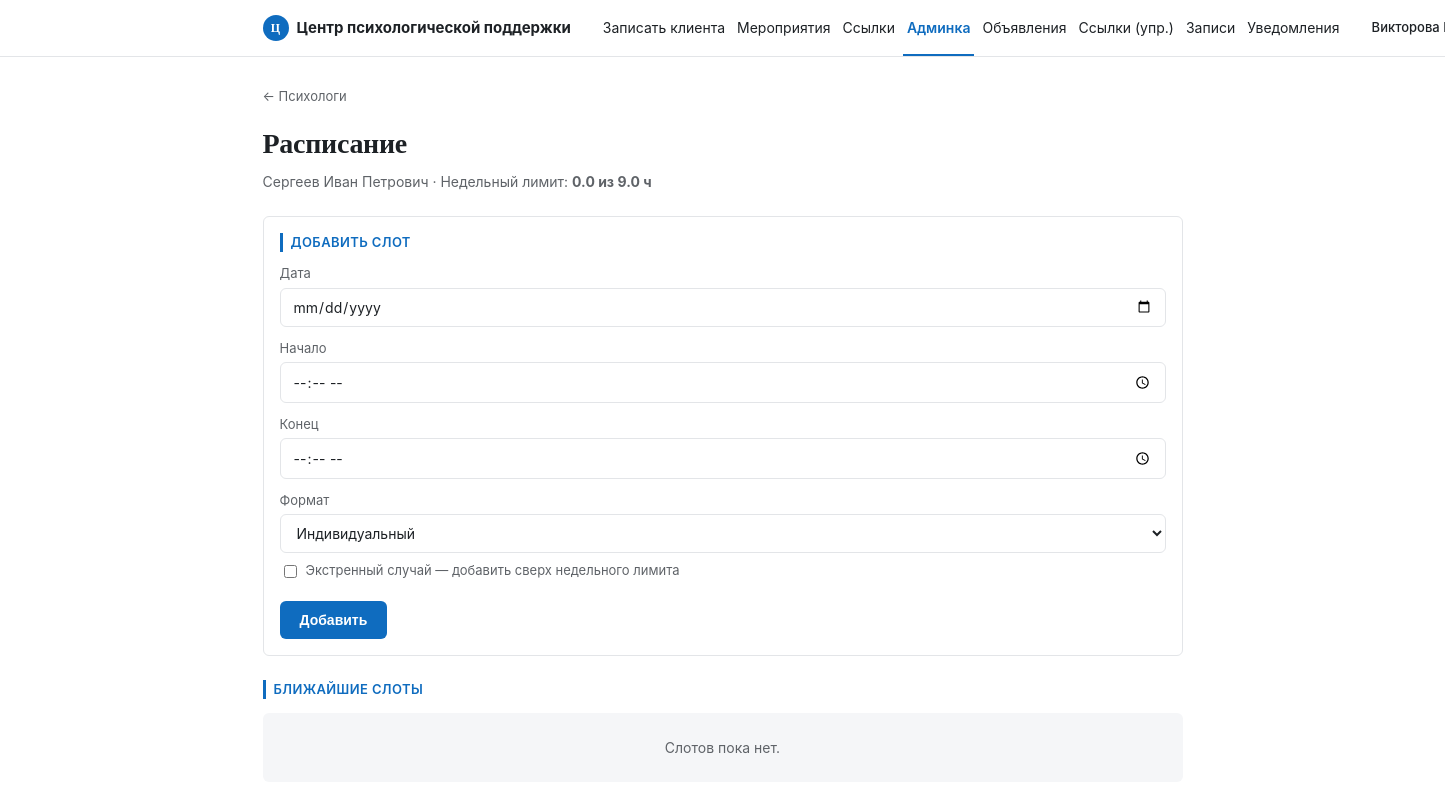
The app's page /admin/schedule?psychologist_id=2 (signed in) with its own data.
### tables this page shows
CREATE TABLE psychologist_profiles (
    id              INT UNSIGNED AUTO_INCREMENT PRIMARY KEY,
    user_id         INT UNSIGNED NOT NULL UNIQUE,
    photo_path      VARCHAR(255) NULL,
    bio             TEXT NULL,
    max_hours_per_week SMALLINT UNSIGNED NOT NULL DEFAULT 9,
    FOREIGN KEY (user_id) REFERENCES users(id) ON DELETE CASCADE
);

CREATE TABLE users (
    id              INT UNSIGNED AUTO_INCREMENT PRIMARY KEY,
    role            ENUM('client', 'psychologist', 'admin') NOT NULL DEFAULT 'client',
    last_name       VARCHAR(100) NOT NULL,
    first_name      VARCHAR(100) NOT NULL,
    patronymic      VARCHAR(100) NULL,
    group_or_dept   VARCHAR(100) NULL COMMENT 'группа студента / кафедра ППС / отдел сотрудника',
    phone           VARCHAR(20)  NULL,
    email           VARCHAR(150) NULL UNIQUE,
    contact_link    VARCHAR(255) NULL COMMENT 'ссылка для связи (ВК, телеграм и т.п.)',
    password_hash   VARCHAR(255) NULL COMMENT 'NULL пока нет своей авторизации / если вход через SSO портала',
    telegram_chat_id VARCHAR(64) NULL COMMENT 'привязывается через бота (/link команда), NULL пока не привязан',
    created_at      DATETIME NOT NULL DEFAULT CURRENT_TIMESTAMP
);

### src/Controllers/AdminController.php (called while the page is built, shortened)
<?php
class AdminController
{
    public function schedule(): void
    {
        $psychologistId = (int)($_GET['psychologist_id'] ?? 0);
        $stmt = Database::connection()->prepare(
            "SELECT p.id, u.first_name, u.last_name, u.patronymic
             FROM psychologist_profiles p
             JOIN users u ON u.id = p.user_id
             WHERE p.id = ?"
        );
        $stmt->execute([$psychologistId]);
        $psychologist = $stmt->fetch();
        $stmt = Database::connection()->prepare(
            "SELECT id, slot_date, start_time, end_time, status, format, is_emergency_override
             FROM schedule_slots
             WHERE psychologist_id = ? AND slot_date >= CURDATE()
             ORDER BY slot_date, start_time"
        );
        $stmt->execute([$psychologistId]);
        $slots = $stmt->fetchAll();
        $maxHours = $this->maxHoursPerWeek($psychologistId);
        $currentWeekHours = $this->weeklyHours($psychologistId, date('Y-m-d'));
        require __DIR__ . '/../../templates/admin/psychologist_schedule.php';
    }
    private function weeklyHours(int $psychologistId, string $aroundDate): float
    {
        $stmt = Database::connection()->prepare(
            "SELECT COALESCE(SUM(TIME_TO_SEC(TIMEDIFF(end_time, start_time))), 0) / 3600 AS hours
             FROM schedule_slots
             WHERE psychologist_id = ?
               AND status IN ('free', 'booked')
               AND YEARWEEK(slot_date, 3) = YEARWEEK(?, 3)"
        );
        $stmt->execute([$psychologistId, $aroundDate]);
        return (float)$stmt->fetchColumn();
    }
    private function maxHoursPerWeek(int $psychologistId): float
    {
        $stmt = Database::connection()->prepare(
            "SELECT max_hours_per_week FROM psychologist_profiles WHERE id = ?"
        );
        $stmt->execute([$psychologistId]);
        $val = $stmt->fetchColumn();
        return $val !== false ? (float)$val : 9.0;
    }
}

### src/Core/Router.php (called while the page is built, shortened)
<?php
class Router
{
    private array $routes = [];
    public function get(string $path, array $handler): void
    {
        $this->routes['GET'][$path] = $handler;
    }
    public function post(string $path, array $handler): void
    {
        $this->routes['POST'][$path] = $handler;
    }
    public function dispatch(string $method, string $uri): void
    {
        $path = parse_url($uri, PHP_URL_PATH);
        $path = rtrim($path, '/') ?: '/';
        $handler = $this->routes[$method][$path] ?? null;
        [$controllerClass, $action] = $handler;
        $controller = new $controllerClass();
        $controller->$action();
    }
}

### public/index.php (called while the page is built, shortened)
<?php
spl_autoload_register(function (string $class) {
    $prefix = 'App\\';
    $relative = substr($class, strlen($prefix));
    $path = __DIR__ . '/../src/' . str_replace('\\', '/', $relative) . '.php';
});
$router = new Router();
$router->get('/', [HomeController::class, 'index']);
$router->get('/psychologist', [BookingController::class, 'show']);
$router->get('/api/psychologist/slots', [BookingController::class, 'slotsApi']);
$router->get('/book', [BookingController::class, 'bookForm']);
$router->post('/book', [BookingController::class, 'store']);
$router->post('/book-for-client', [BookingController::class, 'storeForClient']);
$router->get('/login', [AuthController::class, 'loginForm']);
$router->post('/login', [AuthController::class, 'login']);
$router->get('/logout', [AuthController::class, 'logout']);
$router->get('/cabinet', [ClientController::class, 'cabinet']);
$router->post('/cabinet/cancel', [ClientController::class, 'cancel']);
$router->post('/cabinet/reschedule', [ClientController::class, 'reschedule']);
$router->get('/dashboard', [PsychologistController::class, 'dashboard']);
$router->get('/dashboard/profile', [PsychologistController::class, 'profile']);
$router->post('/dashboard/profile', [PsychologistController::class, 'updateProfile']);
$router->get('/dashboard/schedule', [PsychologistController::class, 'schedule']);
$router->post('/dashboard/schedule', [PsychologistController::class, 'addSlot']);
$router->post('/dashboard/schedule/block', [PsychologistController::class, 'blockSlot']);
$router->get('/dashboard/clients', [PsychologistController::class, 'clients']);
$router->get('/dashboard/clients/show', [PsychologistController::class, 'clientDetail']);
$router->post('/dashboard/notes', [PsychologistController::class, 'addNote']);
$router->post('/dashboard/appointments/cancel', [PsychologistController::class, 'cancelAppointment']);
$router->post('/dashboard/message', [PsychologistController::class, 'messageClient']);
$router->get('/announcements', [AnnouncementController::class, 'index']);
$router->get('/dashboard/announcements', [AnnouncementController::class, 'manage']);
$router->post('/dashboard/announcements', [AnnouncementController::class, 'create']);
$router->post('/dashboard/announcements/delete', [AnnouncementController::class, 'delete']);
$router->get('/contacts', [ContactController::class, 'index']);
$router->get('/admin/contacts', [ContactController::class, 'manage']);
$router->post('/admin/contacts', [ContactController::class, 'create']);
$router->post('/admin/contacts/delete', [ContactController::class, 'delete']);
$router->get('/admin', [AdminController::class, 'index']);
$router->get('/admin/psychologists/new', [AdminController::class, 'newPsychologistForm']);
$router->post('/admin/psychologists', [AdminController::class, 'createPsychologist']);
$router->post('/admin/psychologists/delete', [AdminController::class, 'deletePsychologist']);
$router->get('/admin/schedule', [AdminController::class, 'schedule']);
$router->post('/admin/schedule', [AdminController::class, 'addSlot']);
$router->post('/admin/schedule/block', [AdminController::class, 'blockSlot']);
$router->get('/admin/appointments', [AdminController::class, 'appointments']);
$router->post('/admin/appointments/cancel', [AdminController::class, 'cancelAppointment']);
$router->get('/admin/appointments/move', [AdminController::class, 'moveAppointmentForm']);
$router->post('/admin/appointments/move', [AdminController::class, 'moveAppointment']);
$router->get('/admin/notifications', [AdminController::class, 'notifications']);
$router->dispatch($_SERVER['REQUEST_METHOD'], $_SERVER['REQUEST_URI']);

### src/Core/Database.php (called while the page is built, shortened)
<?php
class Database
{
    private static ?PDO $instance = null;
    public static function connection(): PDO
    {
        if (self::$instance === null) {
            $host = getenv('DB_HOST') ?: null;
            $port = getenv('DB_PORT') ?: null;
            $name = getenv('DB_NAME') ?: null;
            $user = getenv('DB_USER') ?: null;
            $password = getenv('DB_PASSWORD') ?: null;
            if (!$host) {
                $configFile = __DIR__ . '/../../config/config.php';
                if (file_exists($configFile)) {
                    $config = require $configFile;
                    $db = $config['db'];
                    $host = $db['host'] ?? '127.0.0.1';
                    $port = $db['port'] ?? '3306';
                    $name = $db['name'] ?? 'psycho_booking';
                    $user = $db['user'] ?? 'root';
                    $password = $db['password'] ?? '';
                } else {
                    $host = '127.0.0.1';
                    $port = '3306';
                    $name = 'psycho_booking';
                    $user = 'root';
                    $password = '';
                }
            }
            $dsn = sprintf(
                'mysql:host=%s;port=%s;dbname=%s;charset=utf8mb4',
                $host,
                $port,
                $name
            );
            try {
                self::$instance = new PDO($dsn, $user, $password, [
                    PDO::ATTR_ERRMODE => PDO::ERRMODE_EXCEPTION,
                    PDO::ATTR_DEFAULT_FETCH_MODE => PDO::FETCH_ASSOC,
                    PDO::ATTR_EMULATE_PREPARES => false,
                    PDO::MYSQL_ATTR_INIT_COMMAND => "SET NAMES utf8mb4 COLLATE utf8mb4_unicode_ci",
                ]);
            } catch (PDOException $e) {
                die('Ошибка подключения к БД: ' . $e->getMessage());
            }
        }
        self::$instance->exec("SET NAMES utf8mb4 COLLATE utf8mb4_unicode_ci");
self::$instance->exec("SET CHARACTER SET utf8mb4");
        return self::$instance;
    }
}

### config/config.php (called while the page is built)
<?php
return [
    'db' => [
        'host'     => '127.0.0.1',
        'port'     => '3306',
        'name'     => 'psycho_booking',
        'user'     => 'root',
        'password' => '',
    ],
];

### templates/admin/psychologist_schedule.php (the view, shortened to what this page needs)
<?php $pageTitle = 'Расписание психолога'; require __DIR__ . '/../partials/header.php'; ?>
<a href="/admin" class="back-link">← Психологи</a>
<h1>Расписание</h1>
<p class="subtitle">
    <?= htmlspecialchars($psychologist['last_name'] . ' ' . $psychologist['first_name'] . ' ' . ($psychologist['patronymic'] ?? '')) ?>
    · Недельный лимит: <strong><?= number_format($currentWeekHours, 1) ?> из <?= number_format($maxHours, 1) ?> ч</strong>
</p>
<div class="card">
    <p class="section-label">Добавить слот</p>
    <form method="post" action="/admin/schedule">
        <label for="slot_date">Дата</label>
        <input type="date" id="slot_date" name="slot_date" required>
        <label for="start_time">Начало</label>
        <input type="time" id="start_time" name="start_time" required>
        <label for="end_time">Конец</label>
        <input type="time" id="end_time" name="end_time" required>
        <label for="format">Формат</label>
        <select id="format" name="format">
            <option value="individual">Индивидуальный</option>
        </select>
        <label style="display:flex;align-items:center;gap:6px;font-weight:normal;margin-top:8px;">
            <input type="checkbox" name="emergency_override" value="1" style="width:auto;">
            Экстренный случай — добавить сверх недельного лимита
        </label>
        <button type="submit" class="btn">Добавить</button>
    </form>
</div>
<p class="section-label" style="margin-top:24px;">Ближайшие слоты</p>
<?php if (empty($slots)): ?>
    <p class="empty-state">Слотов пока нет.</p>
<?php endif; ?>
<?php require __DIR__ . '/../partials/footer.php'; ?>

### public/assets/css/style.css (style rules this page uses)
:root { --blue: #0F6CBF; --blue-dark: #0B4F8F; --blue-light: #E8F1FA; --ink: #1D2125; --muted: #5F6368; --border: #E3E5E8; --bg: #FFFFFF; --panel: #F5F6F8; --white: #FFFFFF; --radius: 6px; --font-display: Georgia, "Times New Roman", serif; --font-sans: -apple-system, "Segoe UI", Roboto, Arial, sans-serif; --text: var(--ink); --text-secondary: var(--muted); }
* { box-sizing: border-box; }
body { margin: 0; font-family: var(--font-sans); background: var(--bg); color: var(--ink); font-size: 15px; line-height: 1.5; }
a { color: var(--blue); }
h1 { font-family: var(--font-display); font-size: 28px; font-weight: 700; margin: 0 0 6px; letter-spacing: -0.01em; }
.subtitle { color: var(--muted); font-size: 14px; margin: 0 0 24px; }
.section-label { font-size: 13px; font-weight: 600; text-transform: uppercase; letter-spacing: 0.03em; color: var(--blue); border-left: 3px solid var(--blue); padding-left: 8px; margin: 0 0 12px; }
.card { background: var(--white); border: 1px solid var(--border); border-radius: var(--radius); padding: 16px; margin-bottom: 12px; }
.empty-state { color: var(--muted); font-size: 14px; padding: 24px; text-align: center; background: var(--panel); border-radius: var(--radius); }
label { display: block; font-size: 13px; color: var(--muted); margin: 12px 0 4px; }
input[type="text"], input[type="tel"], input[type="password"], input[type="date"], input[type="time"], select, textarea { width: 100%; padding: 9px 12px; border: 1px solid var(--border); border-radius: var(--radius); font-size: 14px; font-family: inherit; background: var(--white); color: var(--ink); }
.btn { display: inline-block; background: var(--blue); color: var(--white); border: none; border-radius: var(--radius); padding: 11px 20px; font-size: 14px; font-weight: 600; cursor: pointer; text-decoration: none; margin-top: 16px; }
.back-link { display: inline-block; margin-bottom: 16px; color: var(--muted); text-decoration: none; font-size: 13px; }

### records on screen
psychologist_profiles: user.patronymic "Сергеев Иван Петрович", max_hours_per_week "9.0"

### other values on screen
$roleLabel "Админка"
$currentWeekHours "0.0"
